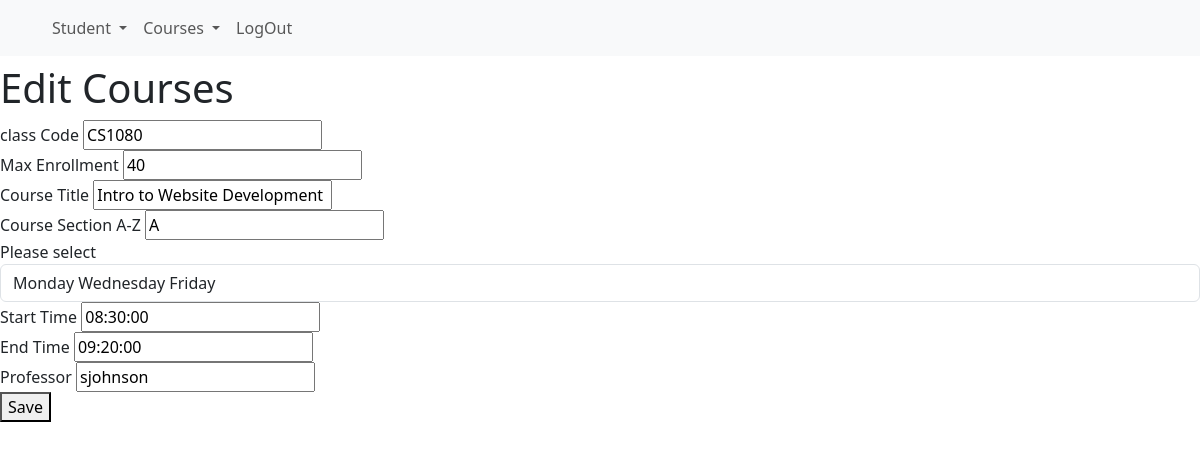
/adminEDIT/95302, run on the app's committed database.
### Flask.py (models this page shows, shortened)
class courses(db.Model):
    CRN=db.Column(db.String(200),primary_key=True,unique=True)
    classCode=db.Column(db.String(200),nullable=False)
    maxEnrollment=db.Column(db.Integer,nullable=False)
    enrollment=db.Column(db.Integer,nullable=False)
    courseTitle=db.Column(db.String(200),nullable=True)
    courseSection=db.Column(db.String(200),nullable=True)
    weekDays=db.Column(db.String(200),nullable=True)
    startTime=db.Column(db.String(200),nullable=True)
    endTime=db.Column(db.String(200),nullable=True)
    profid=db.Column(db.String(200),nullable=True)

### Flask.py (the view)
@app.route("/adminEDIT/<CRN>",methods=['POST','GET'])
def adminEDIT(CRN):
    course=courses.query.filter_by(CRN=CRN).first()
    if request.method == 'POST':
        course.courseTitle=request.form["courseTitle"]
        course.CRN=course.CRN
        course.enrollment=course.enrollment
        course.classCode=request.form["classCode"]
        course.maxE=request.form["maxEnrollment"]
        course.courseSection=request.form["courseSection"]
        weekDays=request.form.get("weekDays")
        if weekDays=="1":
            course.weekDays="MWF"
        else:
            course.weekDays="TTh"
        course.startTime=request.form["startTime"]
        course.endTime=request.form["endTime"]
        course.profid=request.form["profid"]
        try:
            db.session.commit()
            return redirect (url_for('adminCourse'))
        except:
            return 'There was an issue updating your course'
    else:
        return render_template('adminEDIT.html', course=course)

### templates/adminEDIT.html (shortened to what this page needs)
{% extends "basisAdmin.html"%}
{%block name%}Edit Courses{%endblock%}
{%block content%}
<form action="{{ url_for('adminEDIT', CRN=course.CRN) }}" method="post">
    <label for="classCode">class Code</label>
    <input type="text" name="classCode" value="{{course.classCode}}"><br>
    <label for="maxEnrollment">Max Enrollment</label>
    <input type="text" name="maxEnrollment" value="{{course.maxEnrollment}}"><br>
    <label for="courseTitle">Course Title</label>
    <input type="text" name="courseTitle" value="{{course.courseTitle}}"><br>
    <label for="courseSection">Course Section A-Z</label>
    <input type="text" name="courseSection" value="{{course.courseSection}}"><br>
    <span class="input-group-addon">Please select</span>
            <select name="weekDays" class="selectpicker form-control" value="{{course.weekDays}}">
              <option value="1">Monday Wednesday Friday</option>
    </select>
    <label for="startTime">Start Time</label>
    <input type="text" name="startTime" value="{{course.startTime}}"><br>
    <label for="endTime">End Time</label>
    <input type="text" name="endTime" value="{{course.endTime}}"><br>
    <label for="profid">Professor </label>
    <input type="text" name="profid" value="{{course.profid}}"><br>
    <button type="submit">Save</button>
</form>
{%endblock%}

### data on the page
courses: classCode "CS1080", maxEnrollment "40", courseTitle "Intro to Website Development", courseSection "A", weekDays "Monday Wednesday Friday", startTime "08:30:00", endTime "09:20:00", profid "sjohnson"
